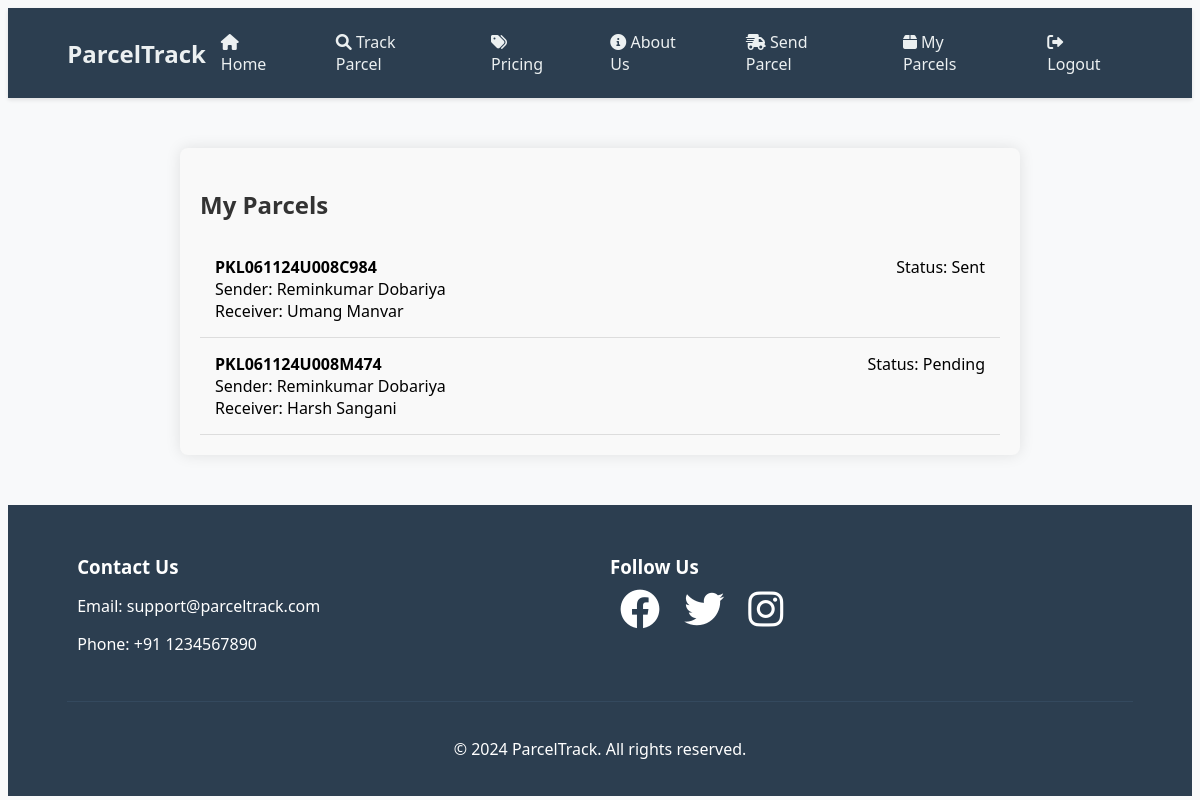
Screenshot of /my_parcel.php (signed in) with the database file from the repository.
### tables this page shows
CREATE TABLE `parcels` (
  `id` int(11) NOT NULL,
  `user_id` int(11) DEFAULT NULL,
  `tracking_number` varchar(255) NOT NULL,
  `sender_name` varchar(255) NOT NULL,
  `sender_street` varchar(255) NOT NULL,
  `sender_city` varchar(255) NOT NULL,
  `sender_state` varchar(255) NOT NULL,
  `sender_zip` varchar(10) NOT NULL,
  `sender_phone` varchar(15) NOT NULL,
  `receiver_name` varchar(255) NOT NULL,
  `receiver_street` varchar(255) NOT NULL,
  `receiver_city` varchar(255) NOT NULL,
  `receiver_state` varchar(255) NOT NULL,
  `receiver_zip` varchar(10) NOT NULL,
  `receiver_phone` varchar(15) NOT NULL,
  `parcel_weight` decimal(5,2) NOT NULL,
  `delivery_type` enum('Standard','Express') NOT NULL,
  `status` enum('Pending','Sent','Delivered') NOT NULL,
  `created_at` timestamp NOT NULL DEFAULT current_timestamp(),
  `cost` decimal(10,2) NOT NULL
);

### my_parcel.php (the view, shortened to what this page needs)
<?php
require_once 'config.php';
require_once 'header.php';
$user_id = $_SESSION['user_id'];
$stmt = $conn->prepare("SELECT tracking_number, sender_name, receiver_name, status FROM parcels WHERE user_id = ?");
$stmt->bind_param("i", $user_id);
if (!$stmt->execute()) {
    die("Error executing query: " . $stmt->error);
}
$result = $stmt->get_result();
$parcels = $result->fetch_all(MYSQLI_ASSOC);
?>
<div class="parcel-list">
    <h2>My Parcels</h2>
    <?php if (empty($parcels)): ?>
        <p>No parcels found.</p>
    <?php else: ?>
        <?php foreach ($parcels as $parcel): ?>
            <div class="parcel-item" onclick="window.location.href='parcel_details.php?tracking_number=<?php echo htmlspecialchars($parcel['tracking_number']); ?>'">
                <div class="parcel-info">
                    <strong><?php echo htmlspecialchars($parcel['tracking_number']); ?></strong>
                    <span>Status: <?php echo htmlspecialchars($parcel['status']); ?></span>
                </div>
                <div>Sender: <?php echo htmlspecialchars($parcel['sender_name']); ?></div>
                <div>Receiver: <?php echo htmlspecialchars($parcel['receiver_name']); ?></div>
            </div>
        <?php endforeach; ?>
    <?php endif; ?>
</div>
<?php require_once 'footer.php'; ?>

### header.php (style rules this page uses)
:root { --primary-color: #2c3e50; --secondary-color: #34495e; --accent-color: #3498db; --text-light: #ecf0f1; --text-dark: #2c3e50; --background-light: #f8f9fa; --shadow: 0 2px 4px rgba(0, 0, 0, 0.1); }
body { background-color: var(--background-light); font-family: 'Segoe UI', Arial, sans-serif; }

### my_parcel.php (style rules this page uses)
.parcel-list { max-width: 800px; margin: 50px auto; padding: 20px; background: #f9f9f9; border-radius: 8px; box-shadow: 0 0 15px rgba(0, 0, 0, 0.1); }
.parcel-item { padding: 15px; border-bottom: 1px solid #ddd; cursor: pointer; }
h2 { color: #333; }
.parcel-info { display: flex; justify-content: space-between; }

### rows the page displays
parcels: tracking_number "PKL061124U008C984", status "Sent", sender_name "Reminkumar Dobariya", receiver_name "Umang Manvar"
parcels: tracking_number "PKL061124U008M474", status "Pending", sender_name "Reminkumar Dobariya", receiver_name "Harsh Sangani"
